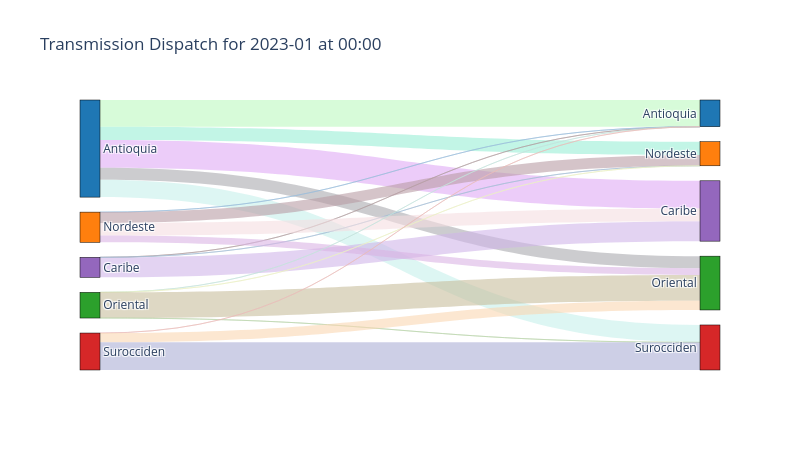

Write notebook code for a chart like this one.
### Code cell
import pandas as pd
import plotly.graph_objects as go
import ipywidgets as widgets
from IPython.display import display

# Load and preprocess transmission dispatch data
dispatch_tx = pd.read_csv(model_outputs_path + 'DispatchTx.csv')
dispatch_tx = dispatch_tx.merge(timepoints, left_on='TRANS_TIMEPOINTS_3', right_on='timepoints', how='inner')
dispatch_tx = dispatch_tx[['TRANS_TIMEPOINTS_1', 'TRANS_TIMEPOINTS_2', 'timestamp', 'DispatchTx']]

dispatch_tx_zn = dispatch_tx.groupby(['TRANS_TIMEPOINTS_1', 'timestamp'])['DispatchTx'].sum().reset_index()
dispatch_tx_zn['merge'] = dispatch_tx_zn['TRANS_TIMEPOINTS_1'] + dispatch_tx_zn['timestamp']
dispatch_tx_zn.drop(columns=['timestamp'], inplace=True)

# Load and preprocess plant dispatch data
dispatch_pl = pd.read_csv(model_outputs_path + 'dispatch.csv')
dispatch_pl = dispatch_pl.groupby(['gen_load_zone', 'timestamp'])['DispatchGen_MW'].sum().reset_index()
dispatch_pl['merge'] = dispatch_pl['gen_load_zone'] + dispatch_pl['timestamp']

dispatch_pl = dispatch_pl.merge(dispatch_tx_zn, on='merge', how='inner')
dispatch_pl['DispatchTx'] = dispatch_pl['DispatchGen_MW'] - dispatch_pl['DispatchTx']
dispatch_pl['TRANS_TIMEPOINTS_1'] = dispatch_pl['gen_load_zone']
dispatch_pl['TRANS_TIMEPOINTS_2'] = dispatch_pl['gen_load_zone']
dispatch_pl = dispatch_pl[['TRANS_TIMEPOINTS_1', 'TRANS_TIMEPOINTS_2', 'timestamp', 'DispatchTx']]

dispatch_tx = pd.concat([dispatch_tx, dispatch_pl])

# Parse custom timestamps
def parse_custom_timestamp(ts):
    try:
        year, quarter, hour = int(ts.split('_')[0]), int(ts.split('_')[1][1:]), int(ts.split('_')[-1].replace('h', ''))
        return pd.Timestamp(year=year, month=(quarter - 1) * 3 + 1, day=1, hour=hour)
    except:
        return pd.NaT

dispatch_tx['parsed_timestamp'] = dispatch_tx['timestamp'].apply(parse_custom_timestamp)
dispatch_tx.dropna(subset=['parsed_timestamp'], inplace=True)

dispatch_tx = dispatch_tx.groupby(['TRANS_TIMEPOINTS_1', 'TRANS_TIMEPOINTS_2', 'parsed_timestamp'])['DispatchTx'].sum().reset_index()

# Create widgets for filtering
unique_dates = sorted(dispatch_tx['parsed_timestamp'].dt.to_period('M').unique())
unique_hours = sorted(dispatch_tx['parsed_timestamp'].dt.hour.unique())

date_dropdown = widgets.Dropdown(options=[str(d) for d in unique_dates], description='Year-Month:')
hour_dropdown = widgets.Dropdown(options=unique_hours, description='Hour:')
run_button = widgets.Button(description="Update Sankey")

# Display widgets
display(date_dropdown, hour_dropdown, run_button)

# Define the button click callback
def on_button_click(b):
    date_str = date_dropdown.value
    hour = hour_dropdown.value
    print("saw")
    
    selected_date = pd.Period(date_str)
    filtered_df = dispatch_tx[(dispatch_tx['parsed_timestamp'].dt.to_period('M') == selected_date) &
                              (dispatch_tx['parsed_timestamp'].dt.hour == hour)].copy()
    if filtered_df.empty:
        print(f"No data available for {date_str} at hour {hour}")
        return
    
    labels = pd.read_csv(model_inputs_path + 'load_zones.csv')['LOAD_ZONE'].tolist()
    filtered_df['TRANS_TIMEPOINTS_1'] = pd.Categorical(filtered_df['TRANS_TIMEPOINTS_1'], categories=labels).codes
    filtered_df['TRANS_TIMEPOINTS_2'] = len(labels) + pd.Categorical(filtered_df['TRANS_TIMEPOINTS_2'], categories=labels).codes
    labels.extend(labels)

    fig = go.Figure(data=[go.Sankey(
        node=dict(pad=15, thickness=20, color=node_colors, line=dict(color='black', width=0.5), label=labels),
        link=dict(source=filtered_df['TRANS_TIMEPOINTS_1'], target=filtered_df['TRANS_TIMEPOINTS_2'],
                  value=filtered_df['DispatchTx'], color=[generate_color() for _ in range(len(filtered_df))])
    )])

    fig.update_layout(title_text=f"Transmission Dispatch for {date_str} at {hour:02d}:00",
                      height=9*50, width=16*50, template="plotly_white")
    fig.show()

# Connect the button to the function
run_button.on_click(on_button_click)

### Figure 1 — Plotly figure (JSON) as saved in the notebook; plotly's stock layout.template omitted (floating-point values rounded to 4 significant figures)
{"data": [{"link": {"color": ["rgba(189, 249, 192, 0.6)", "rgba(224, 170, 245, 0.6)", "rgba(154, 238, 214, 0.6)", "rgba(171, 170, 175, 0.6)", "rgba(199, 241, 235, 0.6)", "rgba(177, 158, 161, 0.6)", "rgba(209, 182, 233, 0.6)", "rgba(166, 190, 214, 0.6)", "rgba(153, 189, 219, 0.6)", "rgba(245, 222, 225, 0.6)", "rgba(185, 157, 165, 0.6)", "rgba(219, 180, 229, 0.6)", "rgba(197, 227, 221, 0.6)", "rgba(236, 240, 197, 0.6)", "rgba(200, 191, 157, 0.6)", "rgba(186, 212, 171, 0.6)", "rgba(233, 189, 185, 0.6)", "rgba(250, 215, 179, 0.6)", "rgba(172, 175, 213, 0.6)"], "source": [0, 0, 0, 0, 0, 4, 4, 4, 1, 1, 1, 1, 2, 2, 2, 2, 3, 3, 3], "target": [5, 9, 6, 7, 8, 5, 9, 6, 5, 9, 6, 7, 5, 6, 7, 8, 5, 7, 8], "value": [2120.0, 2202.0, 1047.0, 960.0, 1377.0, 6.264e-07, 1589.0, 7.909e-07, 1.471e-06, 1000.0, 862.9, 534.6, 9.72e-07, 1.455e-06, 2038.0, 1.434e-06, 1.496e-06, 738.3, 2195.0]}, "node": {"color": ["#1f77b4", "#ff7f0e", "#2ca02c", "#d62728", "#9467bd", "#1f77b4", "#ff7f0e", "#2ca02c", "#d62728", "#9467bd"], "label": ["Antioquia", "Nordeste", "Oriental", "Surocciden", "Caribe", "Antioquia", "Nordeste", "Oriental", "Surocciden", "Caribe"], "line": {"color": "black", "width": 0.5}, "pad": 15, "thickness": 20}, "type": "sankey"}], "layout": {"height": 450, "title": {"text": "Transmission Dispatch for 2023-01 at 00:00"}, "width": 800}}
